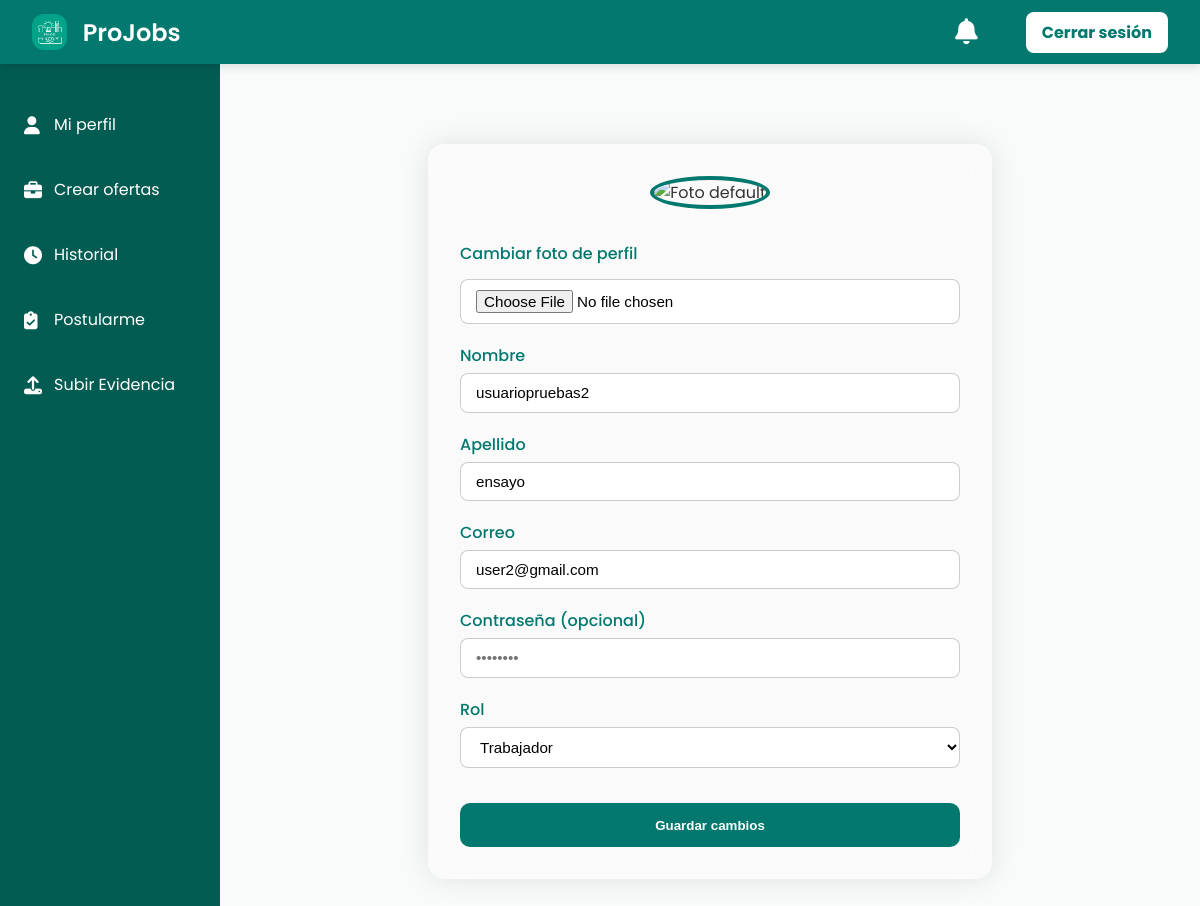
The page /editar_perfil/ (signed in) on the database its author committed.
### projobs/models.py (models this page shows, shortened)
class Usuario(models.Model):
    nombre = models.CharField(max_length=100)
    apellido = models.CharField(max_length=100)
    correo = models.EmailField(unique=True)
    password = models.CharField(max_length=254)
    ROLES = (
        (1, "Admin"),
        (2, "Cliente"),
        (3, "Trabajador"),
    )
    rol = models.IntegerField(choices=ROLES, default=2)
    foto = models.ImageField(upload_to='fotos_perfil/', blank=True, null=True)
    token_recuperacion = models.CharField(max_length=255, null=True, blank=True)  # <-- NUEVO CAMPO

### projobs/views.py (the view, shortened to what this page needs)
# urls.py: path('editar_perfil/', views.editar_perfil, name='editar_perfil'),
def editar_perfil(request):
    usuario = get_object_or_404(Usuario, id=request.session.get('usuario_id'))
    mensaje = None
    return render(request, 'editar_perfil.html', {'usuario': usuario, 'mensaje': mensaje})

### projobs/templates/editar_perfil.html (shortened to what this page needs)
{% extends 'baseperfil.html' %}
{% load static %}
{% block extra_css %}
  <link rel="stylesheet" href="{% static 'css/style_editar_perfil.css' %}">
{% endblock %}
{% block content %}
<section class="profile-edit-wrapper">
  <div class="profile-card">
    <div class="avatar-section">
      <label for="foto" class="avatar-label">
        {% if usuario.foto and usuario.foto.url %}
          <img src="{{ usuario.foto.url }}?v={{ usuario.id }}" id="preview-img" alt="Foto actual">
        {% else %}
          <img src="{% static 'img/avatar-placeholder.png' %}" id="preview-img" alt="Foto default">
        {% endif %}
      </label>
    </div>
    <form method="POST" enctype="multipart/form-data" class="profile-form">
      <div class="form-field">
        <label for="foto">Cambiar foto de perfil</label>
        <input type="file" name="foto" id="foto" accept="image/*" style="display: block; margin-top: 8px;">
      </div>
      <div class="form-field">
        <label>Nombre</label>
        <input type="text" name="nombre" value="{{ usuario.nombre }}" required>
      </div>
      <div class="form-field">
        <label>Apellido</label>
        <input type="text" name="apellido" value="{{ usuario.apellido }}" required>
      </div>
      <div class="form-field">
        <label>Correo</label>
        <input type="email" name="correo" value="{{ usuario.correo }}" required>
      </div>
      <div class="form-field">
        <label>Contraseña (opcional)</label>
        <input type="password" name="password" placeholder="••••••••">
      </div>
      <div class="form-field">
        <label>Rol</label>
        <select name="rol" required>
          <option value="3" {% if usuario.rol == 3 %}selected{% endif %}>Trabajador</option>
        </select>
      </div>
      <button type="submit" class="save-button">Guardar cambios</button>
    </form>
  </div>
</section>
{% endblock %}

### projobs/static/css/dashboard.css (style rules this page uses)
body { margin: 0; font-family: 'Poppins', sans-serif; background-color: #eaf4f3; }
.main-content > * { max-width: 1000px; margin: 0 auto; }

### projobs/static/css/style_editar_perfil.css (style rules this page uses)
body { background: linear-gradient(to right, #f0fdf4, #e0f7f1); font-family: 'Poppins', sans-serif; }
.profile-edit-wrapper { display: flex; justify-content: center; padding: 3rem 1rem; }
.profile-card { background: rgba(255, 255, 255, 0.15); border-radius: 1rem; backdrop-filter: blur(16px); box-shadow: 0 0 30px rgba(0, 0, 0, 0.1); max-width: 500px; width: 100%; padding: 2rem; color: #333; animation: fadeIn 0.5s ease-in-out; }
.avatar-section { text-align: center; margin-bottom: 2rem; position: relative; }
.avatar-label { display: inline-block; cursor: pointer; position: relative; }
.avatar-label img { width: 120px; height: 120px; border-radius: 50%; object-fit: cover; border: 4px solid #02786e; }
.profile-form { display: flex; flex-direction: column; gap: 1.2rem; }
.form-field { display: flex; flex-direction: column; }
.form-field label { margin-bottom: 0.3rem; font-weight: 500; color: #02786e; }
.form-field input, .form-field select { padding: 0.7rem 1rem; border: none; border-radius: 8px; background-color: rgba(255, 255, 255, 0.9); font-size: 0.95rem; color: #000; outline: none; box-shadow: inset 0 0 0 1px #ccc; transition: all 0.2s ease; }
.save-button { margin-top: 1rem; padding: 0.9rem; background-color: #02786e; color: white; border: none; border-radius: 10px; font-weight: bold; cursor: pointer; transition: background-color 0.3s ease; }

### rows shown on the page
Usuario: nombre "usuariopruebas2", apellido "ensayo", correo "user2@gmail.com", rol "Trabajador"
